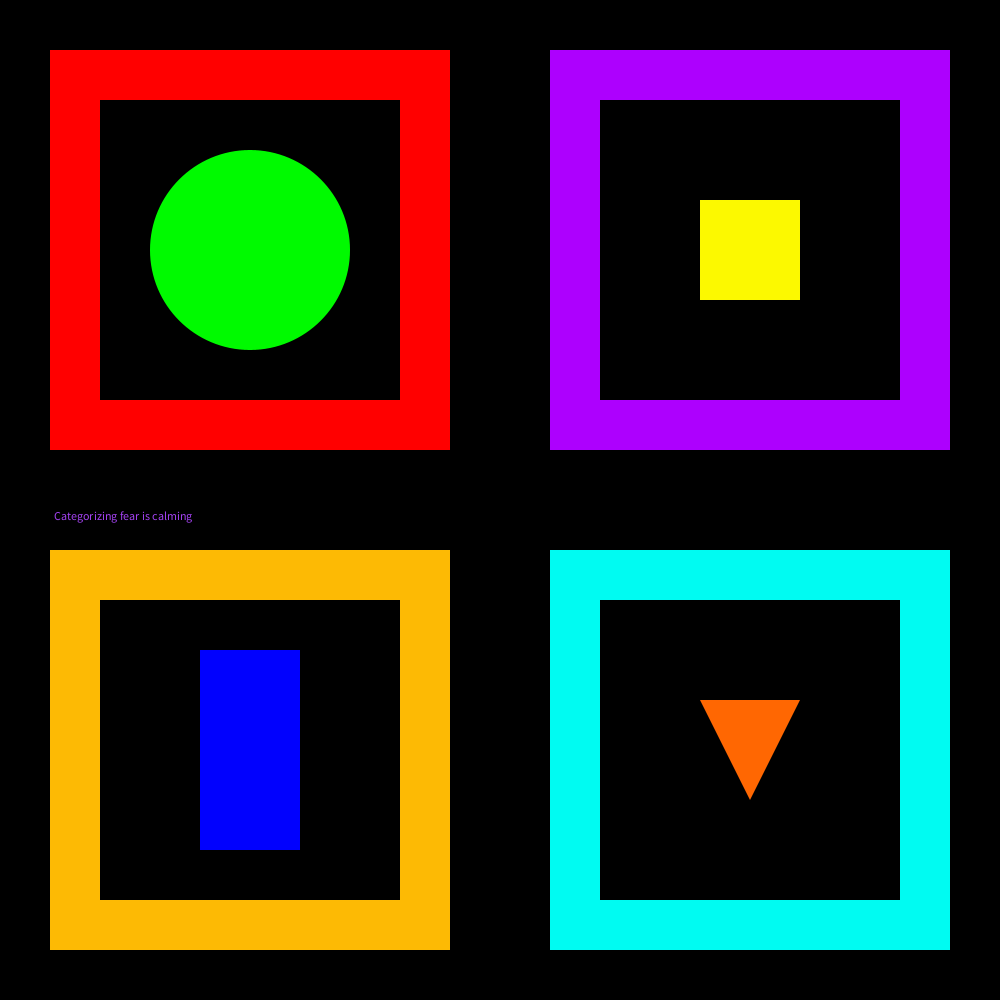
Frame 1 (no input)
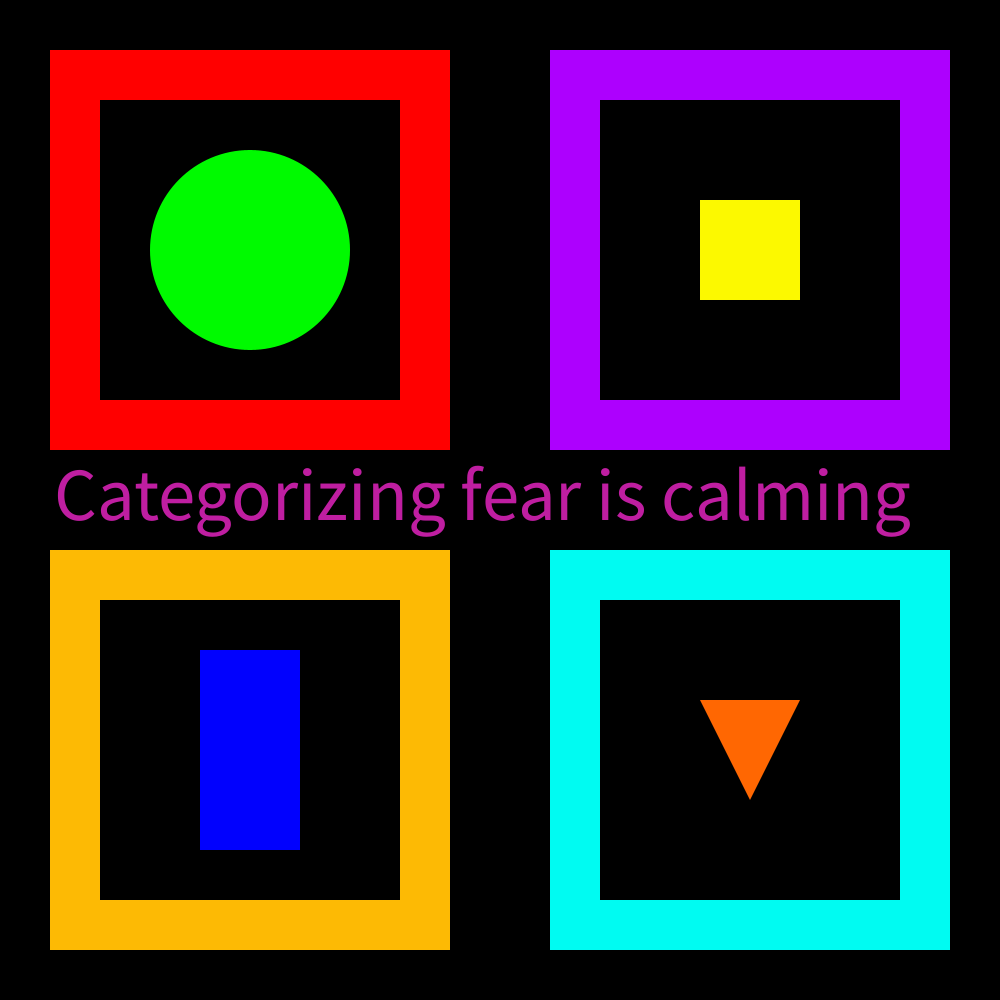
Frame 60 (the mouse pressed at the canvas centre just before this capture)
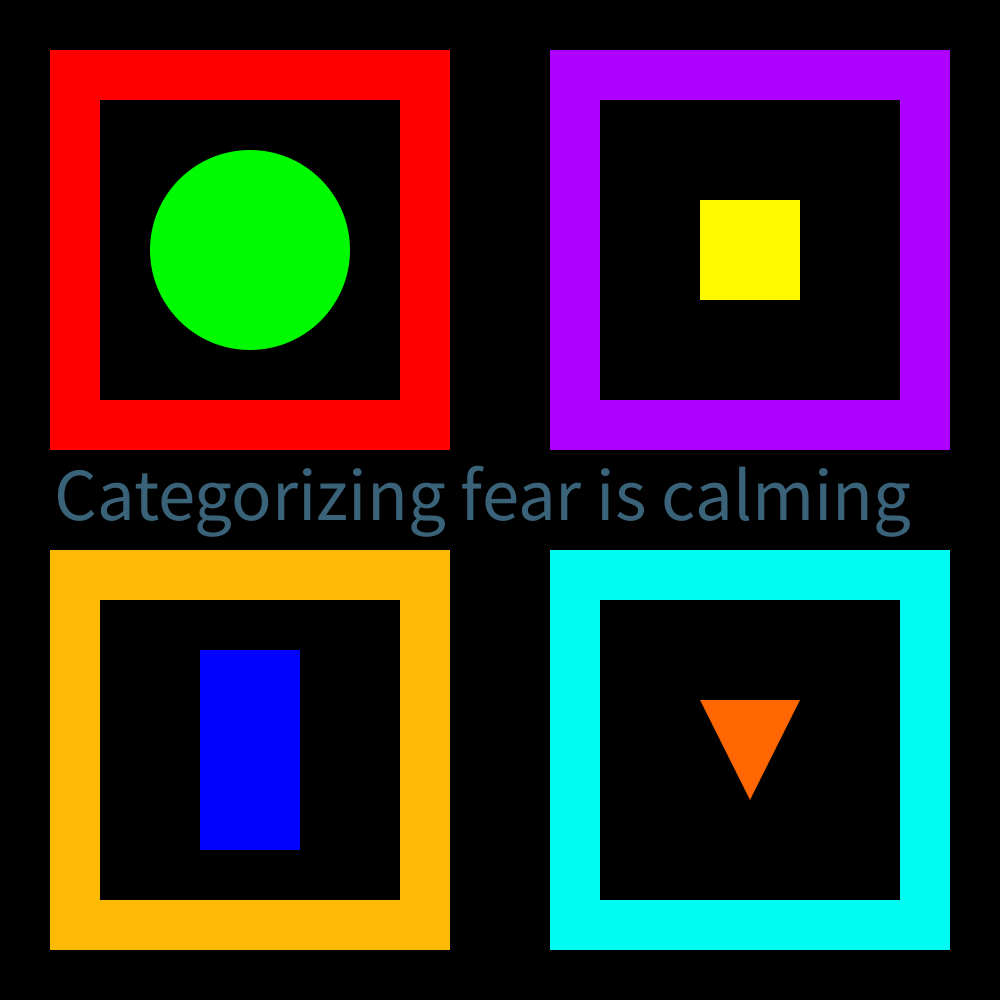
Frame 120 (the mouse held since frame 60 and released just before this capture)

The Processing sketch that drew these frames (run headless with seeded random() and noise(); from frame 60 on, the mouse is pressed at the canvas centre):

// Processing sketch: Categorizing_fear_is_calming__revised_
// ── Categorizing_fear_is_calming__revised_.pde
//Categorizing fear is calming

void setup() {

  size(1000, 1000);
  frameRate(120);
}

void draw() {

noStroke();
  background(0);
  fill(0, 250, 0);
  circle(250,250,200);

  fill(1, 1, 254);
  rect(200, 650, 100, 200);


  fill(255, 0, 0);
  rect(50, 50, 50, 400);
  rect(50, 50, 400, 50);
  rect(400, 50, 50, 400);
  rect(50, 400, 400, 50);

  fill(253, 186, 4);
  rect(50, 550, 50, 400);
  rect(50, 550, 400, 50);
  rect(400, 550, 50, 400);
  rect(50, 900, 400, 50);

  fill(173, 0, 254);
  rect(550, 50, 50, 400);
  rect(550, 50, 400, 50);
  rect(900, 50, 50, 400);
  rect(550, 400, 400, 50);

  fill(0, 251, 242);
  rect(550, 550, 50, 400);
  rect(550, 550, 400, 50);
  rect(900, 550, 50, 400);
  rect(550, 900, 400, 50);


  fill(random(255), random(255), random(255));
  //rotate(frameCount * -1000);
  text("Categorizing fear is calming", 54, 520);
  textSize(75);


  fill(255, 103, 2);
  triangle(700, 700, 800, 700, 750, 800);


  
  fill( 252, 249, 0);
  square(700, 200, 100);



  if (frameCount == 1) {
    save("Categorizing fear is calming_revised.png");
  }
}
